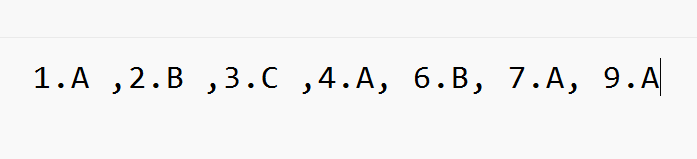
#> input picture Screenshot 2024-12-03 215514.png, 697 x 159 px, found by its file name
$ python final_project.py
#> lines starting #> are read from the running program, lines starting #| are printed output that depends on the picture; after the words box and inside, x2 and y2 are one past the last pixel; in counts of white or black regions, pixels touching at a corner belong together
#final project......
import pytesseract
import cv2
import re


# Function to extract text using OCR
def extract_text_from_image(image_path):
#> called with image_path = 'images/Screenshot 2024-12-03 215514.png'
    image = cv2.imread(image_path)
#> image is the input picture: shape (159, 697, 3); mean B, G, R 243.9, 244, 244
    gray_image = cv2.cvtColor(image, cv2.COLOR_BGR2GRAY)
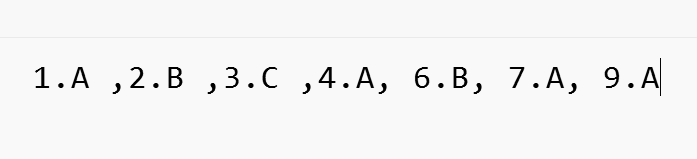
#> gray_image: shape (159, 697); min 0, max 249, mean 244
    _, processed_image = cv2.threshold(gray_image, 150, 255, cv2.THRESH_BINARY)
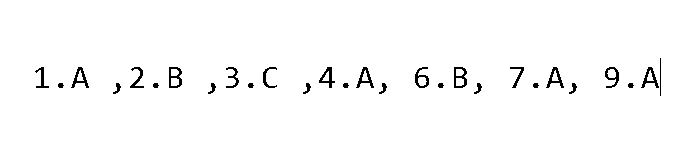
#> processed_image: shape (159, 697); 98.1% white; black in thin lines or dots, all inside (x1, y1, x2, y2) = (35, 58, 661, 96)
#> (the run stopped early here; a loop or call above may not have finished)

$ run again, with Screenshot 2024-12-09 180353.png copied over Screenshot 2024-12-03 215514.png
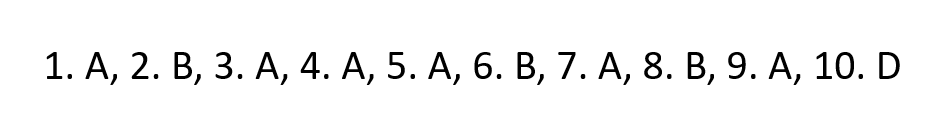
#> input picture Screenshot 2024-12-09 180353.png, 929 x 137 px, found by its file name
#> in extract_text_from_image, image is the input picture: shape (137, 929, 3); min 0, max 255, mean 245.3
#> in extract_text_from_image, `_, processed_image = cv2.threshold(gray_image, 150, 255, cv2.THRESH_BI..`:
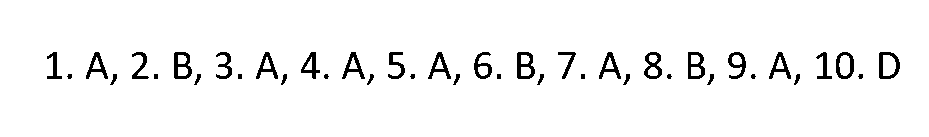
#> processed_image: shape (137, 929); 96.1% white; 40 black regions (3 under 20 px), largest, box (x1, y1, x2, y2) and area: (174, 52, 192, 79) 272, (517, 52, 535, 79) 272, (879, 52, 900, 79) 259
